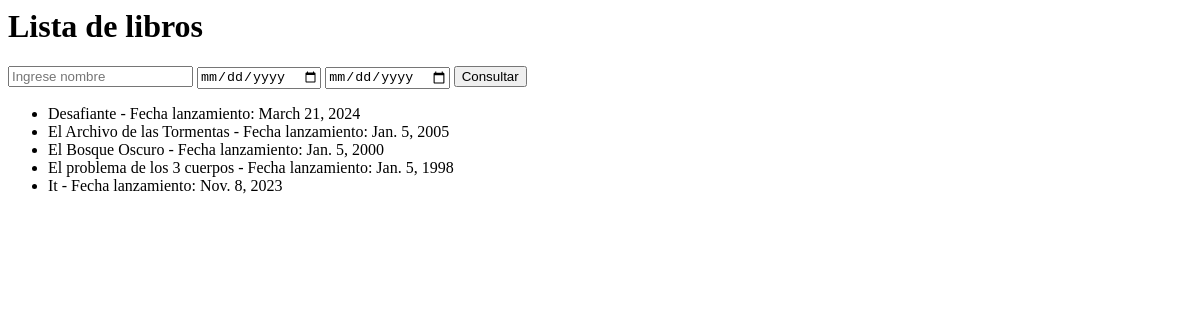
Page /libros/ on the earlier database version.
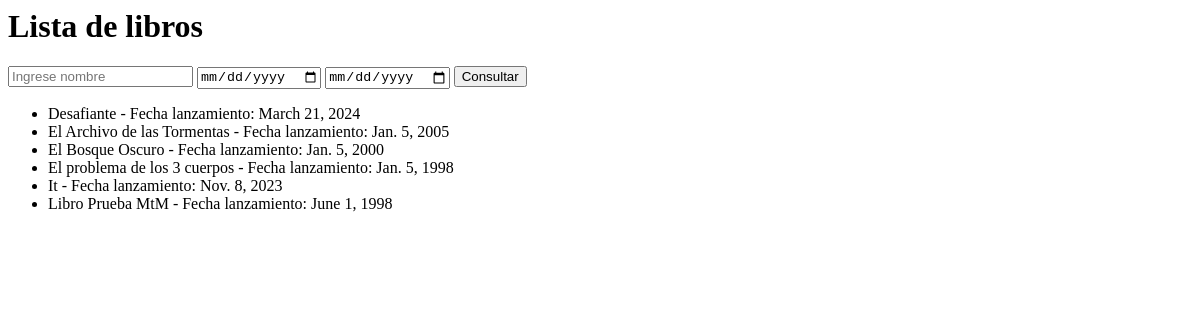
Same page on the later database version.
### applications/libro/models.py (models this page shows, shortened)
class Libro(models.Model):
    categoria = models.ForeignKey(
        Categoria,
        on_delete=models.CASCADE,
        related_name='categoria_libro'
    )
    autores = models.ManyToManyField(Autor)
    titulo = models.CharField(
        max_length=50
    )
    fecha = models.DateField("Fecha de lanzamiento")
    portada = models.ImageField(upload_to="portal")
    visitas = models.PositiveIntegerField()
    stock = models.PositiveIntegerField(
        default=0
    )
    objects = LibroManager()
    class Meta:
        verbose_name = "Libro"
        verbose_name_plural = "Libros"
        ordering = ["titulo", "fecha"]

### applications/libro/views.py (the view)
class ListLibros(ListView):
    model = Libro
    context_object_name = 'lista_libros'
    template_name = 'libro/lista.html'
    def get_queryset(self):
        fecha1 = self.request.GET.get('fecha1', '')
        fecha2 = self.request.GET.get('fecha2', '')
        if fecha1 and fecha2:
            return Libro.objects.filtrar_fecha(fecha1, fecha2)
        return Libro.objects.listar_libros()

### applications/libro/managers.py (called while the page is built)
    def listar_libros(self):
        resultado = self.all()
        return resultado

### templates/libro/lista.html (shortened to what this page needs)
<h1>Lista de libros</h1>
<p>
    <form method="GET">
        <input type="text" id="kword" name="kword" placeholder="Ingrese nombre">
        <input type="date" name="fecha1" id="fecha1">
        <input type="date" name="fecha2" id="fecha2 ">
        <button type="submit">Consultar</button>
    </form>
</p>
<ul>
    {% for libro in lista_libros %}
        <li>{{ libro.titulo }} - Fecha lanzamiento: {{ libro.fecha }}</li>
    {% endfor %}
</ul>

Differences in the rows shown:
added Libro: titulo "Libro Prueba MtM", fecha "June 1, 1998"
